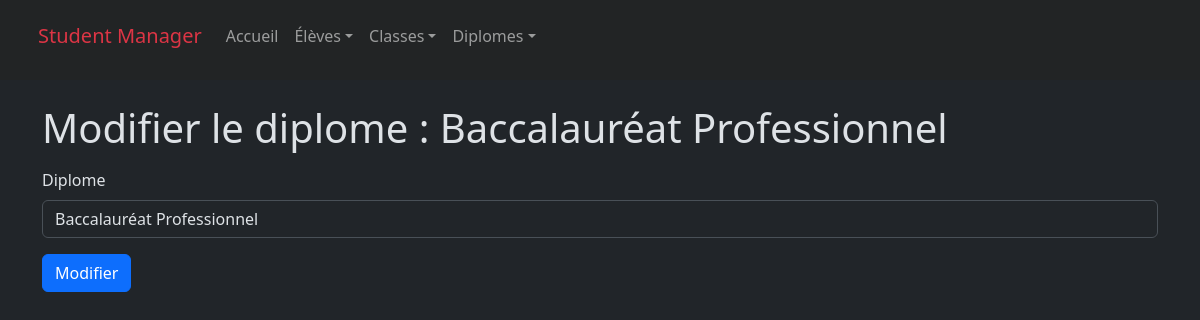
The page /diplomes/diplome_update.php?id=4 on the database as committed earlier.
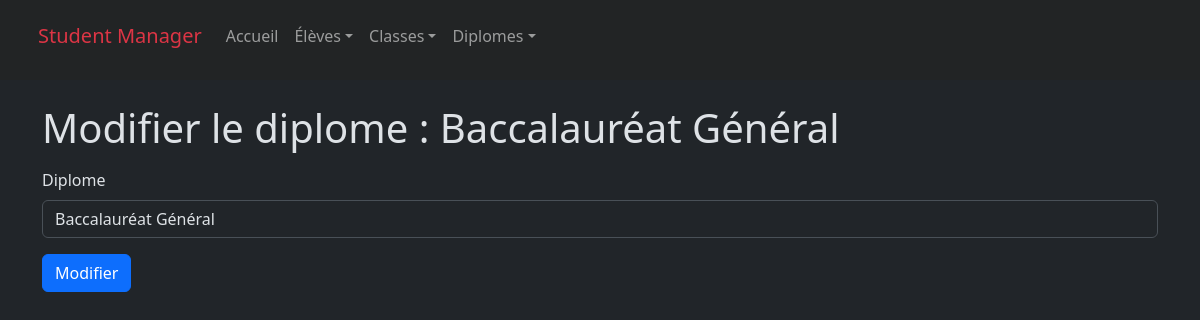
The same page on the database as committed later.
### tables this page shows
CREATE TABLE IF NOT EXISTS Diplomes (
    diplome_id int NOT NULL AUTO_INCREMENT PRIMARY KEY,
    diplome varchar(100) NOT NULL UNIQUE
);

### include/variables.php (called while the page is built, shortened)
<?php
$rootUrl = (!empty($_SERVER['HTTPS']) ? 'https' : 'http') . '://' . $_SERVER['HTTP_HOST'] . '/CRUD/';

### diplomes/diplome_update.php (the view, shortened to what this page needs)
<?php session_start();
require_once(__DIR__ . "/../include/variables.php");
$getData = $_GET;
if (!isset($getData['id']) || !is_numeric($getData['id'])) {
    $_SESSION['ID_DIPLOME_ERROR'] = "Il faut un identifiant de diplome pour la modifier";
    header("location: liste_diplome.php");
    exit();
} else {
    $retrieveDiplomeStatement = $mysqlClient->prepare('SELECT * FROM Diplomes WHERE diplome_id = :id');
    $retrieveDiplomeStatement->execute([
        'id' => $getData['id']
    ]);
    $diplome = $retrieveDiplomeStatement->fetch(PDO::FETCH_ASSOC);
}
?>
<!DOCTYPE html>
<html lang="fr" data-bs-theme="dark">
<head>
    <link href="https://cdn.jsdelivr.net/npm/bootstrap@5.3.3/dist/css/bootstrap.min.css" rel="stylesheet">
</head>
<body class="d-flex flex-column min-vh-100">
    <?php require_once($rootPath . "/CRUD/include/header.php"); ?>
    <div class="container">
        <h1 class="mt-2 mb-3">Modifier le diplome : <?php echo ($diplome['diplome']); ?></h1>
        <form action="<?php echo ($rootUrl . 'diplomes/checking/post_diplome_update.php'); ?>" method="POST">
            <div class="mb-3">
                <label for="diplome" class="form-label">Diplome</label>
                <input type="text" id="diplome" name="diplome" class="form-control" value="<?php echo strip_tags($diplome['diplome']); ?>">
            </div>
            <button type="submit" class="btn btn-primary" name="ok">Modifier</button>
        </form>
    </div>
</body>
</html>

Rows that differ between the two databases and show on the page:
changed diplomes: diplome "Baccalauréat Professionnel" → "Baccalauréat Général"
